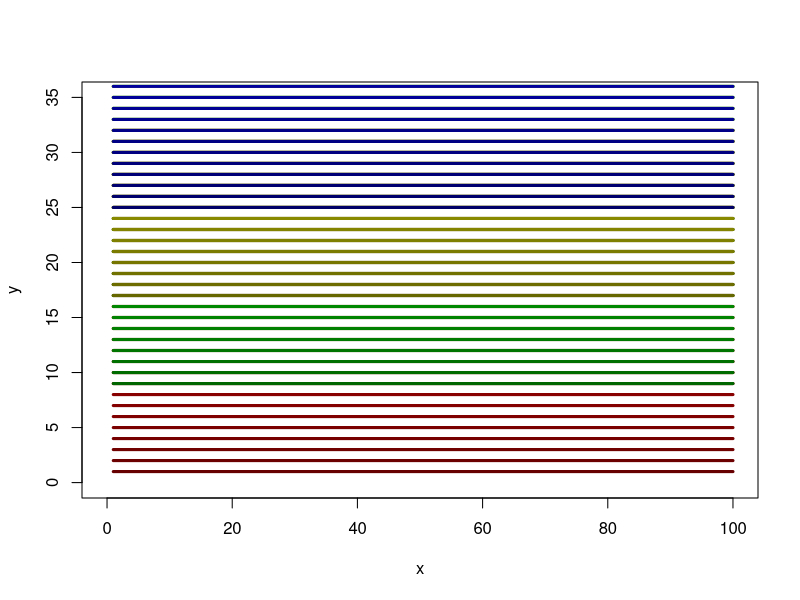

Generate this figure with R:
n = 10
m = 10
x = 1:100
y = rep(34,length(x))
plot(x,y, type = "l", xlim = c(0,100), ylim = c(0,35))

# cl = rgb(1,1,0,maxColorValue = 255)
# plot(x,y, type = "l", xlim = c(0,100), ylim = c(0,17))
# for (i in 1:n){
#     cl = rgb(i/n,i/n,i/n)
#     y = rep(i,length(x))
#     lines(x = x, y = y, type = "l", col = cl, lwd = 3)
#   
#   
# }

for (k in 1:4){
  for (j in 1:32){
    c1 = k %% 2
    c2 = ((k - c1)%%4)/2
    c3 = ((k - c1 - c2*2)%%8)/4
    if (k%%8 == 0){
      c1 = 1
      c2 = 1
      c3 = 0
    }
    p = 52
    cl = rgb(c1*(j+20)/p,c2*(j+20)/p,c3*(j+20)/p)
    y = rep((k-1)*8 + j,length(x))
    lines(x = x, y = y, type = "l", col = cl, lwd = 3)
  }
}



# for (i in 1:n){
#     
#     c1 = i %% 2
#     c2 = ((i - c1)%%4)/2
#     c3 = ((i - c1 - c2*2)%%8)/4
#     if (i%%8 == 0){
#       c1 = 1
#       c2 = 1
#       c3 = 0
#     }
#     print(c(c1,c2,c3))
#     print(" ")
# }



# 
# i = 2
# 
# plot(x,y, type = "l", xlim = c(0,100), ylim = c(0,17))
# cl1 = rgb(255,0,0,maxColorValue = 255)
# y = rep(1,length(x))
# lines(x = x, y = y, type = "l", col = cl1, lwd = 3)
# y = rep(3,length(x))
# cl2 = rgb(255,50,100,maxColorValue = 255)
# lines(x = x, y = y, type = "l", col = cl2, lwd = 3)
# 
# 


